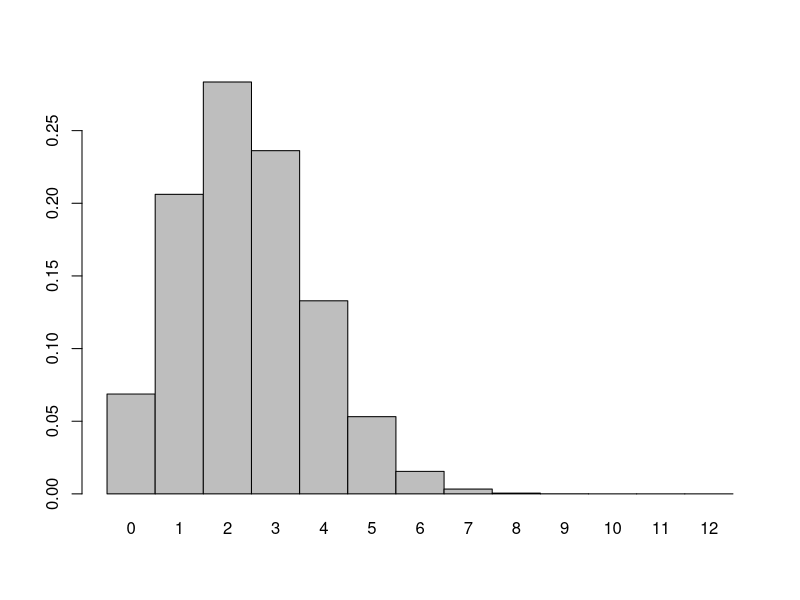
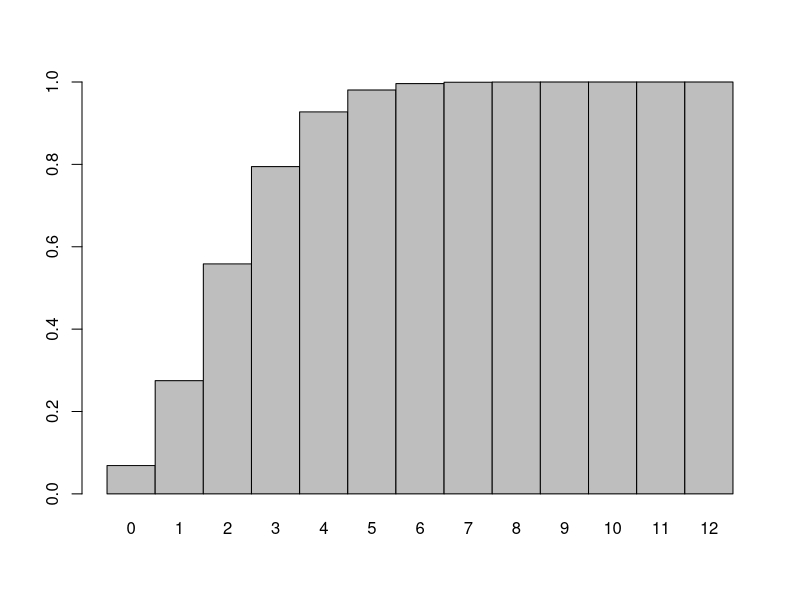
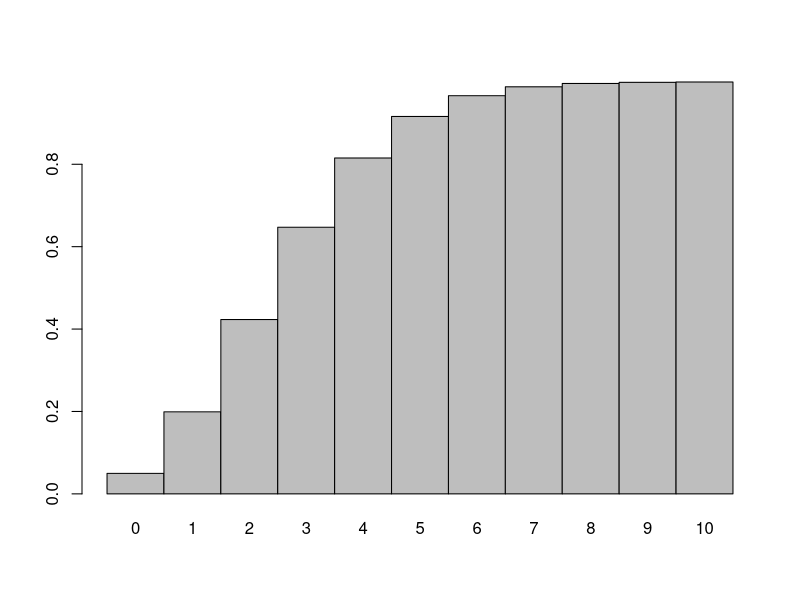
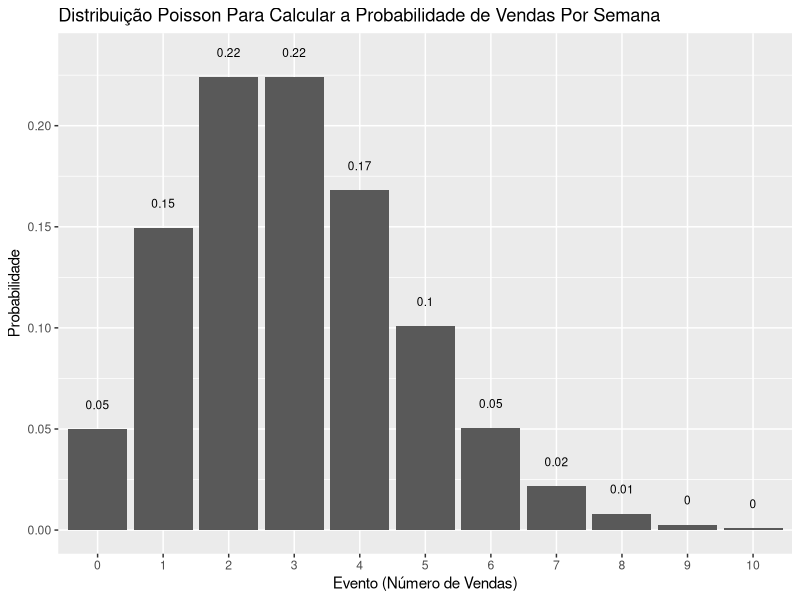
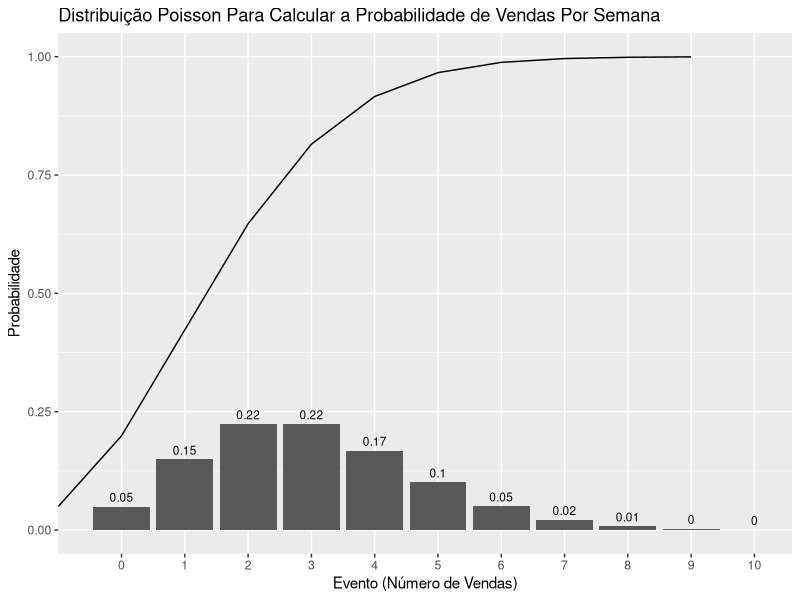

Write R code to recreate these figures, in order.
# Distribuições de Probabilidade Para Variáveis Discretas

# Obs: Caso tenha problemas com a acentuação, consulte este link:
# https://support.rstudio.com/hc/en-us/articles/200532197-Character-Encoding

# Configurando o diretório de trabalho
# Coloque entre aspas o diretório de trabalho que você está usando no seu computador
# Não use diretórios com espaço no nome
setwd("~/4-analise-estatistica-com-r")
getwd()


# Distribuição de Probabilidade Para Variável Discreta - Qual a Probabilidade de Responder Corretamente um Exame Final?


######----------------- Distribuição Binomial -----------------------######

# Na teoria da probabilidade e na estatística, a distribuição binomial com os parâmetros n e p é a distribuição discreta de 
# probabilidade do número de sucessos em uma sequência de n experimentos independentes, cada um fazendo uma pergunta sim-não 
# e cada um com seu próprio resultado com valor booleano: sucesso / sim / verdadeiro / um (com probabilidade p) ou 
# falha / não / falso / zero (com probabilidade q = 1 - p). 

# Um único experimento de sucesso / fracasso também é chamado de Trial de Bernoulli ou Experimento de Bernoulli e 
# uma sequência de resultados é chamada de Processo de Bernoulli; para uma única tentativa, ou seja, n = 1, a distribuição 
# binomial é uma Distribuição de Bernoulli.

# Portanto, a distribuição binomial é uma distribuição de probabilidade discreta, que descreve o resultado de n experimentos 
# independentes. Cada ensaio é suposto ter apenas dois resultados, seja sucesso ou fracasso.

# Em R, temos duas funções principais que nos ajudam a calcular as probabilidades:

# dbinom é uma função de massa de probabilidade da distribuição binomial, enquanto 
# pbinom é uma função de distribuição cumulativa dessa distribuição. 

# O primeiro diz a você o que é P (𝑋 = 𝑥) (probabilidade de observar valor igual a 𝑥)
# enquanto o segundo, o que é P (𝑋≤𝑥) (probabilidade de observar valor menor ou igual a 𝑥)

# Exemplo:

# Suponha que haja 12 perguntas de múltipla escolha em um exame (para ser aprovado precisa acerta 6 ou mais questões).
# Cada pergunta tem 5 respostas possíveis, e apenas 1 delas está correta. 

# Encontre a probabilidade de ter 6 respostas corretas se um aluno tentar responder a todas as perguntas aleatoriamente.

# Uma vez que apenas uma entre cinco respostas possíveis está correta, a probabilidade de responder a 
# uma pergunta corretamente por aleatoriedade é 1/5 = 0,2. Podemos encontrar a probabilidade de ter 
# exatamente 6 respostas corretas por tentativas aleatórias como segue.

# A função dbinom fornece a distribuição de densidade de probabilidade em cada ponto.
# A distribuição binomial requer dois parâmetros extras, o número de tentativas e a probabilidade de sucesso 
# de uma única tentativa.
help(Binomial)
?dbinom
dbinom(6, size = 12, prob = 0.2) 
dbinom(6, size = 12, prob = 0.2) * 100

# Vamos plotar todas as possibilidades
x <- dbinom(0:12, size = 12, p = 0.2)
barplot(x, names.arg = 0:12, space = 0)

# Qual a probabilidade de ter 5 ou menos perguntas respondidas corretamente de forma aleatória, no questionário 
# de 12 questões de múltipla escolha?

# Poderíamos resolver assim:
dbinom(0, size=12, prob=0.2) + 
dbinom(1, size=12, prob=0.2) + 
dbinom(2, size=12, prob=0.2) + 
dbinom(3, size=12, prob=0.2) + 
dbinom(4, size=12, prob=0.2) +
dbinom(5, size=12, prob=0.2) 

# Ou assim:
# A função pbinom fornece a probabilidade cumulativa de um evento. É um valor único que representa a probabilidade.
?pbinom
pbinom(5, size = 12, prob = 0.2) 

# Vamos plotar todas as possibilidades
x <- pbinom(0:12, size = 12, p = 0.2)
barplot(x, names.arg = 0:12, space = 0)


# Distribuição de Probabilidade Para Variável Discreta - Qual a Probabilidade de Ter Um Número Específico de Vendas Por Semana?


######----------------- Distribuição Poisson -----------------------######

# Na teoria das probabilidades e estatística, a Distribuição de Poisson, nomeada em homenagem ao matemático francês 
# Siméon Denis Poisson, é uma distribuição de probabilidade discreta que expressa a probabilidade de um determinado número 
# de eventos ocorrendo em um intervalo fixo de tempo ou espaço, se esses eventos ocorrerem com uma taxa média constante 
# conhecida e independentemente do tempo desde o último evento. 

# A Distribuição Poisson também pode ser usada para o número de eventos em outros intervalos especificados, como distância, 
# área ou volume.

# A Distribuição de Poisson é a distribuição de probabilidade de ocorrências de eventos independentes em um 
# intervalo fixo de tempo ou espaço.

# A função R dpois (x, lambda) é a probabilidade de x sucessos em um período em que o número esperado de eventos é lambda. 
# A função R ppois (q, lambda, lower.tail) é a probabilidade cumulativa, sendo 
# (lower.tail = TRUE para a cauda esquerda, lower.tail = FALSE para a cauda direita) menor ou igual a q sucessos.

# Qual é a probabilidade de realizar de 2 a 4 vendas em uma semana se a taxa média de vendas for de 3 por semana?

# Usando a probabilidade exata
?dpois
dpois(x = 2, lambda = 3) + dpois(x = 3, lambda = 3) + dpois(x = 4, lambda = 3)

# Usando probabilidade acumulada (por que a quarta opção é a correta?)
ppois(q = 4, lambda = 3) 
ppois(q = 4, lambda = 3, lower.tail = TRUE)
ppois(q = 4, lambda = 3, lower.tail = FALSE)
ppois(q = 4, lambda = 3, lower.tail = TRUE) - ppois(q = 1, lambda = 3, lower.tail = TRUE)

# Vamos plotar todas as possibilidades
x <- ppois(q = 0:10, lambda = 3,  lower.tail = TRUE)
barplot(x, names.arg = 0:10, space = 0)

# Qual a probabilidade de qualquer número de vendas em uma semana se a taxa média de vendas for de 3 por semana?
# Número esperado de vendas = lambda = 3

# Pacotes
library(ggplot2)

# Formata valores decimais
options(scipen = 999, digits = 2) 

# Eventos possíveis (número de vendas)
eventos <- 0:10

# Calcula as probabilidades para todos os eventos, ou seja, a distribuição de probabilidades 
# para a variável aleatória.
probs <- dpois(x = eventos, lambda = 3)

# Calcula as probabilidades acumuladas para todos os eventos.
prob_acumulada <- ppois(q = eventos, lambda = 3, lower.tail = TRUE)

# Consolidade tudo em um dataframe
df <- data.frame(eventos, probs, prob_acumulada)
df

# Plot (cuidado com a escala do plot)

# Sem probabilidade acumulada
ggplot(df, aes(x = factor(eventos), y = probs)) +
  geom_col() +
  geom_text(aes(label = round(probs,2), y = probs + 0.01), position = position_dodge(0.9), size = 3, vjust = 0) +
  labs(title = "Distribuição Poisson Para Calcular a Probabilidade de Vendas Por Semana", 
       x = "Evento (Número de Vendas)", 
       y = "Probabilidade") 

# Com probabilidade acumulada
ggplot(df, aes(x = factor(eventos), y = probs)) +
  geom_col() +
  geom_text(aes(label = round(probs,2), y = probs + 0.01), position = position_dodge(0.9), size = 3, vjust = 0) +
  labs(title = "Distribuição Poisson Para Calcular a Probabilidade de Vendas Por Semana", 
       x = "Evento (Número de Vendas)", 
       y = "Probabilidade") +
  geom_line(data = df, aes(x = eventos, y = prob_acumulada))



